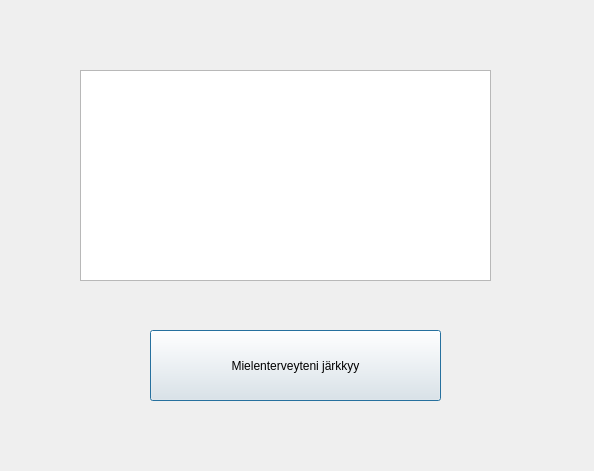
<?xml version="1.0" encoding="UTF-8"?>
<ui version="4.0">
 <class>idtilit_tulostus</class>
 <widget class="QDialog" name="idtilit_tulostus">
  <property name="geometry">
   <rect>
    <x>0</x>
    <y>0</y>
    <width>594</width>
    <height>471</height>
   </rect>
  </property>
  <property name="windowTitle">
   <string>Dialog</string>
  </property>
  <widget class="QTextEdit" name="txtTiedot">
   <property name="geometry">
    <rect>
     <x>80</x>
     <y>70</y>
     <width>411</width>
     <height>211</height>
    </rect>
   </property>
  </widget>
  <widget class="QPushButton" name="btnHaeTiedot">
   <property name="geometry">
    <rect>
     <x>150</x>
     <y>330</y>
     <width>291</width>
     <height>71</height>
    </rect>
   </property>
   <property name="text">
    <string>Mielenterveyteni järkkyy</string>
   </property>
  </widget>
 </widget>
 <resources/>
 <connections/>
</ui>
